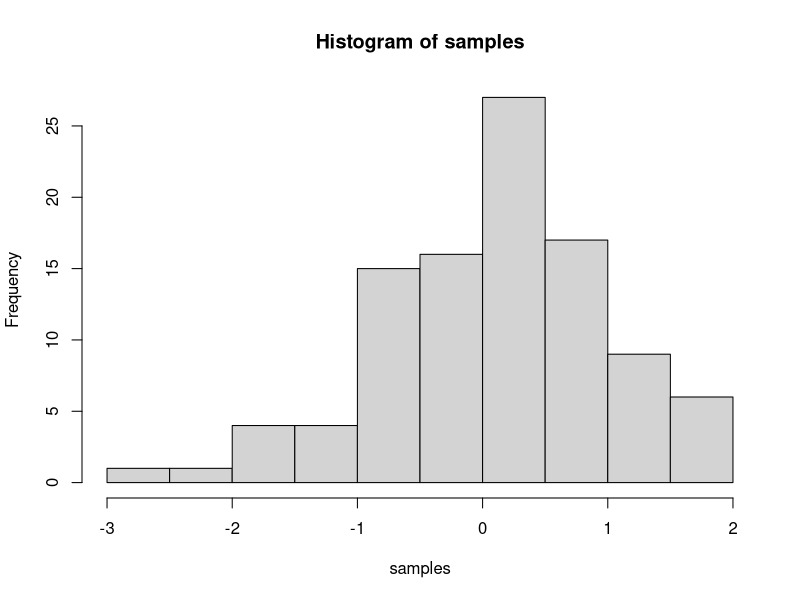

R code for this plot:
## ---- chunk 1
knitr::opts_chunk$set(message=FALSE,warning=FALSE, cache=TRUE)
## ---- chunk 2
samples <- rnorm(100, mean=0, sd=1)
hist(samples)
## ---- chunk 3
1+2
2*5
5/3
(1+6+4)/5

## ---- chunk 4
a<-1
b<-2
a+b

d<-c(1,2,3)
e<-c(5,6,7)
d+e
d*e
d/e

## ---- chunk 5
# for loop solution
# i becomes the number 1 to 100 at each step of the loop


a <- length(100) # make empty variable, set length to 100
for (i in 1:100){
  a[i] <-i #assigns the number in i, to the ith index of a
}

print(a)

# for loop solution #2

a<-c() #create empty variable using combine command
for (i in 1:100){
  a<-c(a,i) # keeps combining a with itself and the new number in i
}
print(a)

# seq solution
a <- seq(1,100,1) # look up help for seq using ?seq() in console
print(a)

